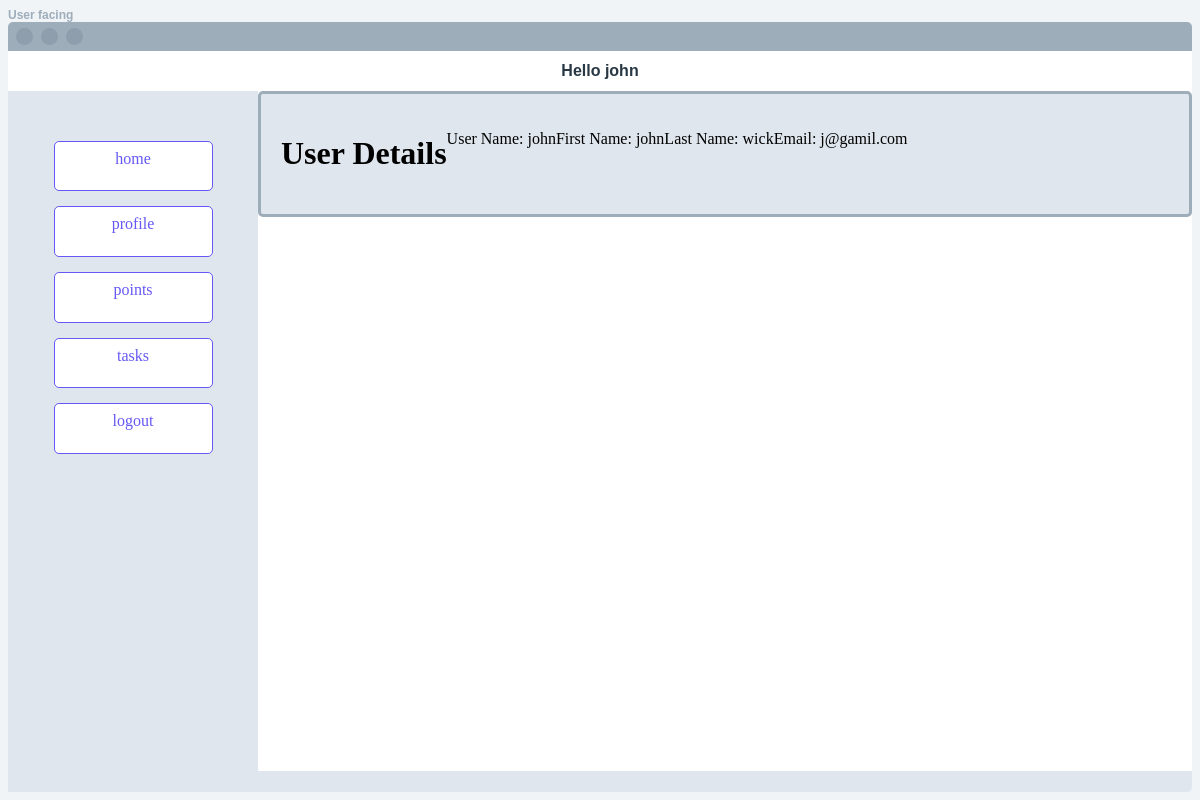
Page /app/profile/ (signed in) on the committed database.
### main/models.py (models this page shows)
class CustomUser(AbstractUser):
    point = models.IntegerField(default=0)

### main/views.py (the view)
# urls.py: path('profile/', views.user_profile, name='profile'),
def user_profile(request):
    if request.user.is_authenticated:
        username = request.user.username
        firstname = request.user.first_name
        lastname = request.user.last_name
        email = request.user.email
        context = {'username': username, 'email': email, 'firstname':firstname, 'lastname':lastname, 'email': email}
        return render(request, 'registration/profile.html', context)

### main/templates/registration/profile.html
{% extends 'main/base.html' %}
{% load static %}
{% block content%}
{% for group in request.user.groups.all %}
    {% if group.name == 'user' %}
    <div class="container" id="container1">
        <h1>User Details</h1>
        <p>User Name: {{ username }}</p>
        <p>First Name: {{ firstname }}</p>
        <p>Last Name: {{ lastname }}</p>
        <p>Email: {{ email }}</p>
    </div>
    {% endif %}
{% endfor %}
{% endblock content%}

### main/templates/main/base.html (shortened to what this page needs)
{% load static %}
<!DOCTYPE html>
<html lang="en">
<head>
    <link rel="stylesheet" href="{% static 'main/style.css' %}">
</head>
<body>
<div class="centered-div">
{% for group in request.user.groups.all %}
{% if group.name == 'admin' %}
    <p class="admin-facing-text">Admin facing</p>
    <div class="inner-div">
        <div class="circle"></div>
        <div class="circle"></div>
        <div class="circle"></div>
    </div>
    <div class="inner-div">
        <p class="hello-admin-text">Hello Admin</p>
    </div>
    <div class="main-container">
        <div class="navbar">
            <a href="/app/" class="navbar-link active">home</a>
            <a href="{% url 'app_insert' %}" class="navbar-link active">add apps</a>
            <a href="/logout/" class="navbar-link active">logout</a>
            <!-- {% if user.is_authenticated %}
            <span class="navbar-text">Logged in as {{user.username}} </span>
            {% endif %} -->
        </div>
{% else %}
    <p class="admin-facing-text">User facing</p>
    <div class="inner-div">
        <div class="circle"></div>
        <div class="circle"></div>
        <div class="circle"></div>
    </div>
    <div class="inner-div">
        {% if user.is_authenticated %}
        <p class="hello-admin-text">Hello {{user.username}}</p>
        {% endif %}
    </div>
    <div class="main-container">
        <div class="navbar">
            <a href="/app/" class="navbar-link active">home</a>
            <a href="/profile/" class="navbar-link active">profile</a>
            <a href="#" class="navbar-link active">points</a>
            <a href="/task/" class="navbar-link active">tasks</a>
            <a href="/logout/" class="navbar-link active">logout</a>
        </div>
{% endif %}
        <div class="content-wrapper">
                {% block content %}
                {% endblock content %}
        </div>
    </div>
    </div>
{% endfor %}
</body>
</html>

### main/static/main/style.css (style rules this page uses)
body { background-color: rgba(240, 244, 247, 255); overflow: hidden; }
.centered-div { height: 98vh; background-color: rgba(240, 244, 247, 255); display: flex; flex-direction: column; }
.admin-facing-text { text-align: left; margin:0px; font-size: 12px; font-family: sans-serif; font-weight: bold; color: #9eadba; }
.hello-admin-text { font-family: sans-serif; font-weight: bold; color: #293845; }
.inner-div { display: flex; align-items: center; }
.inner-div:nth-child(2) { height: 30px; border-radius: 5px 5px 0px 0px; background-color: #9eadba; }
.circle { width: 17px; height: 17px; border-radius: 50%; background-color: #8f9eac; border-radius: 50%; margin-left: 8px; }
.inner-div:nth-child(3) { justify-content: center; height: 40px; background-color: white ; }
.main-container { display: flex; width: 100%; height:80%; background-color: #dfe6ed ; border-radius: 0px 0px 5px 5px; height: 91vh; }
.navbar { padding-top: 50px; display: flex; flex-direction: column; align-items: center; width: 250px; background-color: #dfe6ed; }
.navbar a { width:50%; height: 5%; text-align: center; vertical-align: text-bottom; margin-bottom: 15px; display: inline-block; padding: 8px 16px; background-color: white; color: #6558f5; border: 1px solid #6558f5; text-decoration: none; border-radius: 5px; cursor: pointer; }
.content-wrapper { flex: 1; flex-direction: column; flex-wrap: wrap; display: flex; overflow-y: auto; height:85vh; background-color: white; }
.container { display: flex; margin-bottom: 30px; padding: 20px; background-color: #dfe6ed; border: 3px solid #9eadba; border-radius: 5px; }

### rows in the picture
CustomUser: username "john", first_name "john", last_name "wick", email "j@gamil.com"
